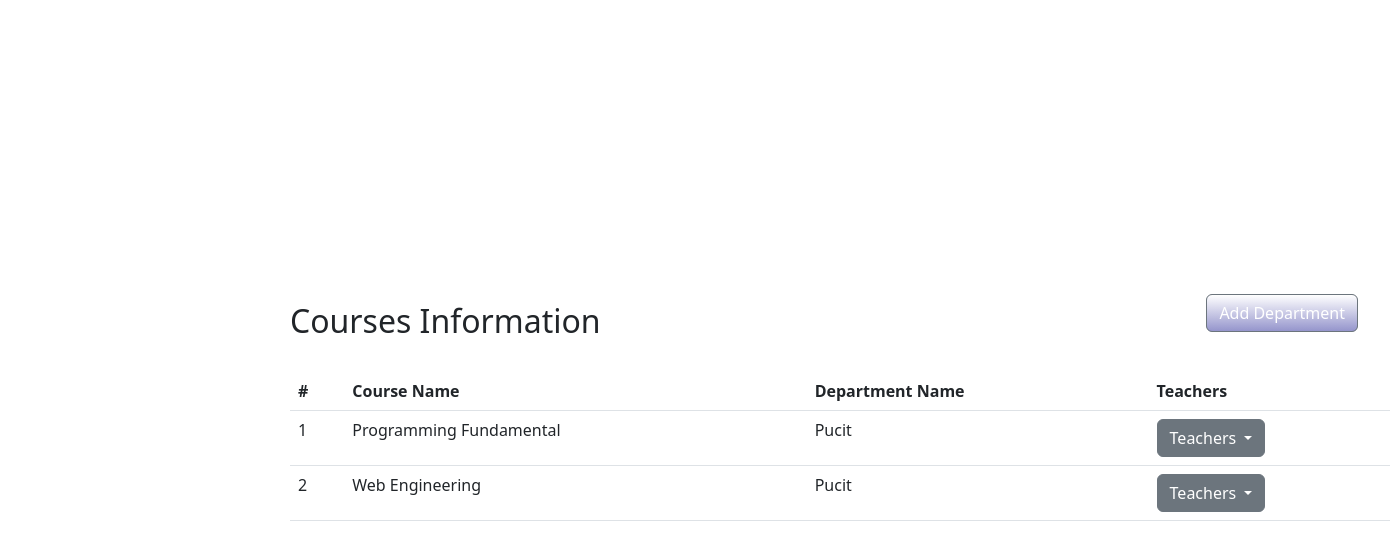
Page /department/1/courses on the committed database.
### Department/models.py (models this page shows, shortened)
class Course(models.Model):
    name = models.CharField(max_length=100)
    department = models.ForeignKey(Department,null=False, on_delete=models.CASCADE)
    teacher = models.ManyToManyField(Teacher,through='TeacherCourse')

class Department(models.Model):
    name = models.CharField(max_length=100)
    def __str__(self):
        return self.name

### Department/views.py (the view)
# urls.py: path('department/<int:department_id>/courses',views.CourseListView.as_view(),name='courses'),
class CourseListView(TeacherView):
    template_name = 'course/index.html'
    def get(self,request,department_id):
        courses = models.Course.objects.filter(department_id=department_id)
        context = {'courses': courses,'department_id': department_id}
        return render(request,self.template_name,context)

### Department/templates/course/index.html (shortened to what this page needs)
{%extends 'base.html'%} {% block content%}
<div class="container" style="margin-top: 20%; margin-left: 20%; width: 100%">
  <div class="d-flex justify-content-between align-items-center">
    <h2 class="mt-4">Courses Information</h2>
    <a
      href="{% url 'teacher' %}"
      class="btn btn-secondary me-lg-5 gradient-button"
      >Add Department</a
    >
  </div>
  <table class="table mt-4">
    <thead>
      <tr>
        <th scope="col">#</th>
        <th scope="col">Course Name</th>
        <th scope="col">Department Name</th>
        <th scope="col">Teachers</th>
      </tr>
    </thead>
    <tbody>
      {% for course in courses %}
      <tr>
        <td scope="row">{{ forloop.counter }}</td>
        <td>{{ course.name }}</td>
        <td>{{ course.department}}</td>
        <td>
          <div class="dropdown">
            <button
              class="btn btn-secondary dropdown-toggle"
              type="button"
              id="dropdownMenuButton1"
              data-bs-toggle="dropdown"
              aria-expanded="false"
            >
              Teachers
            </button>
          </div>
        </td>
      </tr>
      {% endfor %}
    </tbody>
  </table>
</div>
{% endblock content%}

### static/style.css (style rules this page uses)
.gradient-button { background: linear-gradient(to bottom,white,rgb(149, 149, 204)); color: white; padding: 10px 20px; border: none; border-radius: 5px; cursor: pointer; }

### rows in the picture
Course: name "Programming Fundamental", department "Pucit"
Course: name "Web Engineering", department "Pucit"
